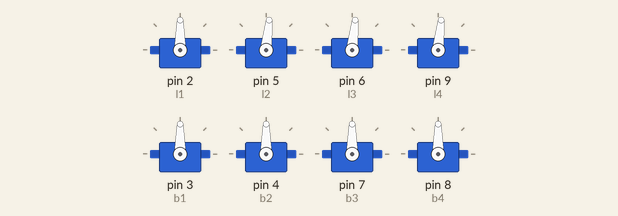
Simulated run of this sketch. Board: Arduino Uno, built with avr-gcc and run on an emulated ATmega328P. Parts: 8 × servo.

Above: at 0.05 s.
At 0.45 s:
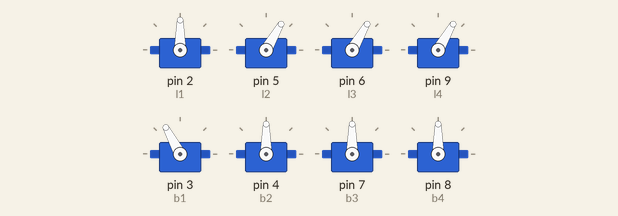
At 0.85 s:
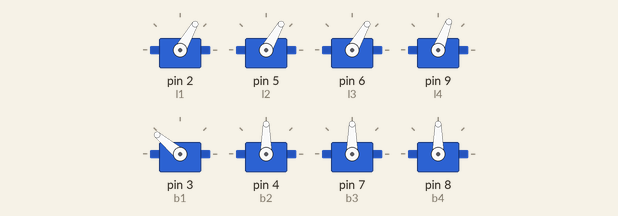
At 1.65 s:
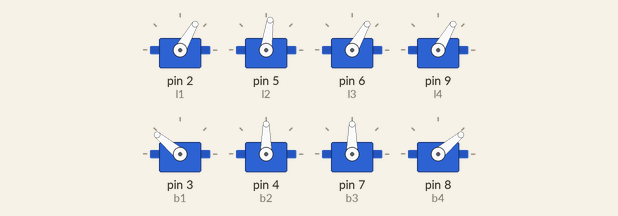
At 2.45 s:
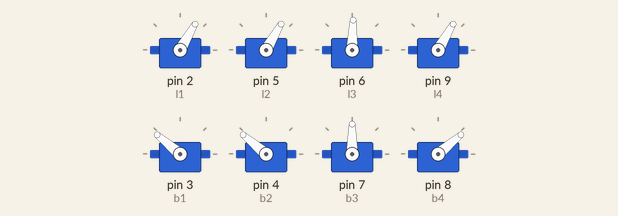
At 3.25 s:
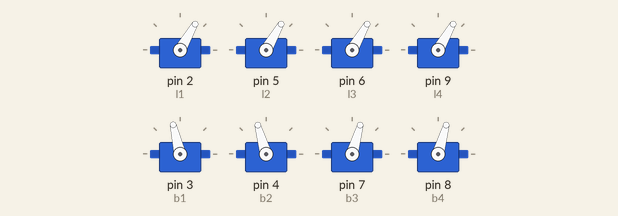
Timing chart, 0 to 7.5 s (numbered marks = the images above):
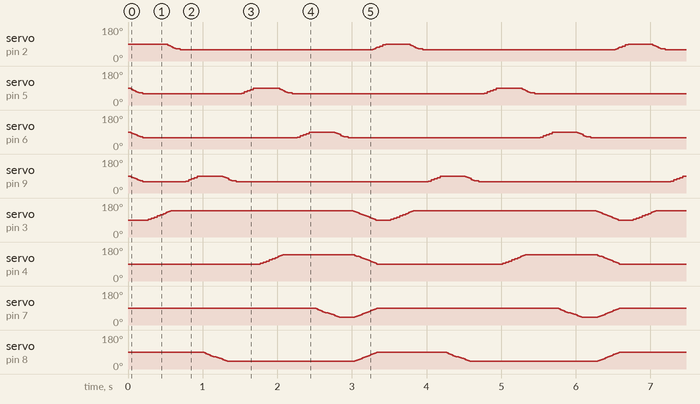

The sketch:

wave_gait.ino
```cpp
#include<VarSpeedServo.h>

VarSpeedServo l1;
VarSpeedServo l2;
VarSpeedServo l3;
VarSpeedServo l4;

VarSpeedServo b1;
VarSpeedServo b2;
VarSpeedServo b3;
VarSpeedServo b4;

void setup()
{
  l1.attach(2);
  l2.attach(5);
  l3.attach(6);
  l4.attach(9);
  b1.attach(3);
  b2.attach(4);
  b3.attach(7);
  b4.attach(8);

  stand();
}

void loop()
{
  l1.write(90,100);
  delay (250);
  b1.write(140,100);
  delay (250);
  l1.write(60,100);
  delay (250);

  l4.write(90,100);
  delay (250);
  b4.write(40,100);
  delay (250);
  l4.write(60,100);
  delay (250);

  l2.write(90,100);
  delay (250);
  b2.write(140,100);
  delay (250);
  l2.write(60,100);
  delay (250);

  l3.write(90,100);
  delay (250);
  b3.write(40,100);
  delay (250);
  l3.write(60,100);
  delay (250);

  stand();
  delay (250);
}

void stand()
{
  b1.write(90,100);
  b2.write(90,100);
  b3.write(90,100);
  b4.write(90,100);

  l1.write(60,100);
  l2.write(60,100);
  l3.write(60,100);
  l4.write(60,100);
}
```

Measured:
- by itself, servo on pin 2 (l1): repeats every 3.3 s: 81° 0.02 s, 78° 0.01 s, 75° 0.02 s, 71° 0.02 s, 68° 0.02 s, 65° 0.06 s, 60° 2.6 s, 63° 0.02 s, 66° 0.02 s, 69° 0.01 s, 72° 0.04 s, 79° 0.04 s, 85° 0.04 s, 90° 0.33 s, 84° 0.02 s
